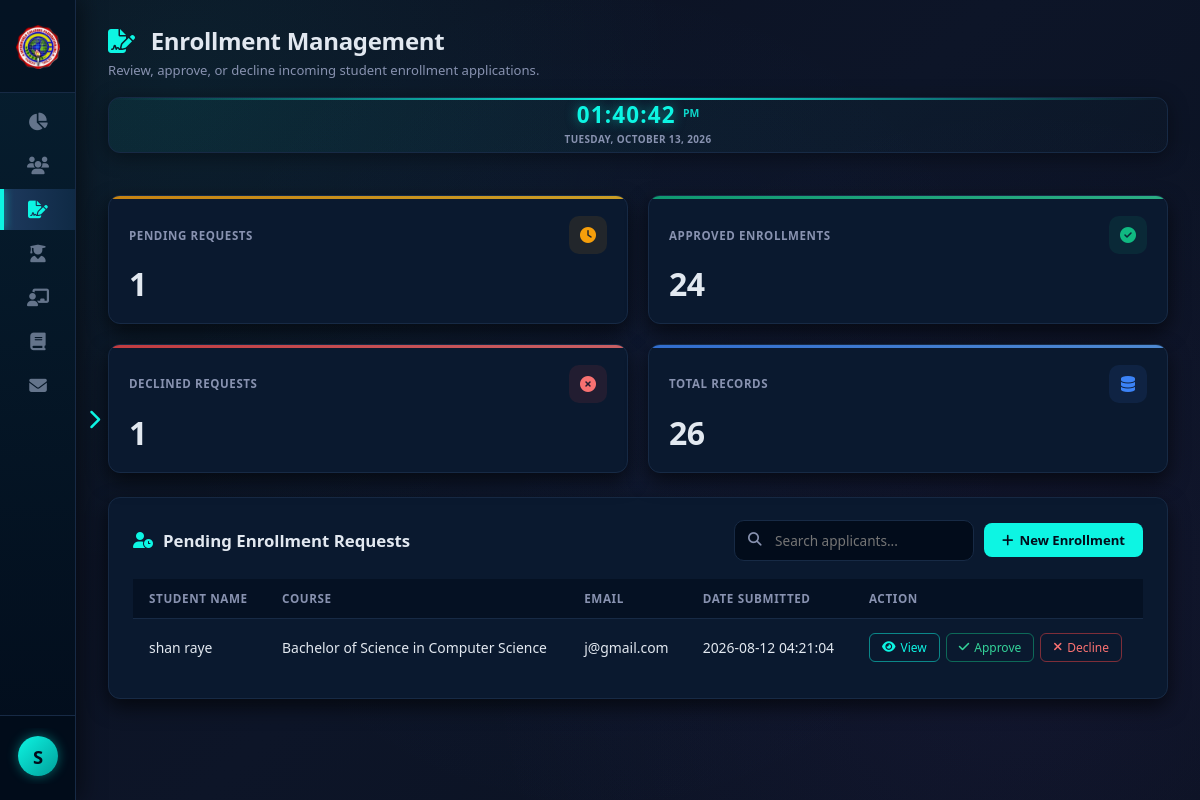
Page /backend/AdminDB/enrollments.php (signed in) on the committed database.
### tables this page shows
CREATE TABLE `enrolled` (
  `student_id` int(11) NOT NULL,
  `student_code` varchar(20) DEFAULT NULL,
  `firstname` varchar(25) NOT NULL,
  `middlename` varchar(25) NOT NULL,
  `lastname` varchar(25) NOT NULL,
  `suffix` varchar(25) NOT NULL,
  `gender` varchar(10) NOT NULL,
  `birthday` date NOT NULL,
  `birthplace` varchar(200) NOT NULL,
  `citizenship` varchar(50) NOT NULL,
  `civilstatus` varchar(25) NOT NULL,
  `employment` varchar(50) NOT NULL,
  `mother` varchar(200) NOT NULL,
  `mphone_number` varchar(11) NOT NULL,
  `father` varchar(200) NOT NULL,
  `fphone_number` varchar(15) NOT NULL,
  `guardian` varchar(200) NOT NULL,
  `gphone_number` varchar(15) NOT NULL,
  `course` varchar(150) NOT NULL,
  `major` varchar(25) NOT NULL,
  `school_address` varchar(200) NOT NULL,
  `academic_year` varchar(200) NOT NULL,
  `scholarship` varchar(50) NOT NULL,
  `full_address` varchar(200) NOT NULL,
  `mobile_number` varchar(11) NOT NULL,
  `email` varchar(200) NOT NULL,
  `ip_address` varchar(45) DEFAULT NULL,
  `last_login` datetime DEFAULT NULL,
  `status` enum('online','offline') DEFAULT 'offline',
  `enrollment_status` enum('pending','approved','declined') DEFAULT 'pending',
  `payment_proof` varchar(255) DEFAULT NULL,
  `requirements_files` text DEFAULT NULL,
  `created_at` timestamp NOT NULL DEFAULT current_timestamp(),
  `subjects_json` text DEFAULT NULL,
  `assessment_json` text DEFAULT NULL,
  `year_level` varchar(50) DEFAULT '',
  `block` varchar(50) DEFAULT '',
  `initial_payment_amount` decimal(12,2) NOT NULL DEFAULT 0.00,
  `initial_payment_method` varchar(50) DEFAULT '',
  `initial_payment_date` date DEFAULT NULL,
  `initial_payment_or` varchar(30) DEFAULT '',
  `initial_payment_gcash` varchar(30) DEFAULT ''
);

### backend/AdminDB/enrollments.php (the view, shortened to what this page needs)
<?php
require 'db.php';
$admin_name = htmlspecialchars($_SESSION['admin_name'] ?? $_SESSION['admin_user']);
$pendingEnrollments = [];
$hasStatusCol = false;
$colCheck = $conn->query("SHOW COLUMNS FROM enrolled LIKE 'enrollment_status'");
if ($colCheck && $colCheck->num_rows > 0) $hasStatusCol = true;
if ($hasStatusCol) {
    $penRes = $conn->query("SELECT * FROM enrolled WHERE enrollment_status = 'pending' ORDER BY created_at DESC");
    if ($penRes) while ($row = $penRes->fetch_assoc()) $pendingEnrollments[] = $row;
}
$pendingCount = count($pendingEnrollments);
$approvedCount = 0; $declinedCount = 0;
if ($hasStatusCol) {
    $r = $conn->query("SELECT COUNT(*) as t FROM enrolled WHERE enrollment_status='approved'");
    if ($r) $approvedCount = $r->fetch_assoc()['t'];
    $r = $conn->query("SELECT COUNT(*) as t FROM enrolled WHERE enrollment_status='declined'");
    if ($r) $declinedCount = $r->fetch_assoc()['t'];
}
$totalEnrolled = 0;
$r = $conn->query("SELECT COUNT(*) as t FROM enrolled");
if ($r) $totalEnrolled = $r->fetch_assoc()['t'];
?>
<!DOCTYPE html>
<html lang="en">
<head>
  <link rel="stylesheet" href="https://cdnjs.cloudflare.com/ajax/libs/font-awesome/6.5.1/css/all.min.css" />
</head>
<body>
  <button class="sidebar-toggle" id="sidebarToggle" onclick="toggleSidebar(event)" title="Toggle Sidebar">
    <i class="fa-solid fa-chevron-right"></i>
  </button>
  <aside class="sidebar" id="sidebar">
    <div class="school-brand" onclick="pinSidebar(event)">
      <div class="school-logo">
        <img src="/WebDev_for_ProgLang/BackGroundimage/ICFLogo.png" alt="ICF Logo" />
      </div>
    </div>
    <ul class="nav-links">
      <li><a href="adminpanel.php" onclick="pinSidebar(event)"><span class="nav-icon"><i class="fa-solid fa-chart-pie"></i></span><span class="nav-label">Overview</span></a></li>
      <li><a href="users.php" onclick="pinSidebar(event)"><span class="nav-icon"><i class="fa-solid fa-users"></i></span><span class="nav-label">Users</span></a></li>
      <li class="active"><a href="enrollments.php" onclick="pinSidebar(event)"><span class="nav-icon"><i class="fa-solid fa-file-signature"></i></span><span class="nav-label">Enrollments</span></a></li>
      <li><a href="enrolled.php" onclick="pinSidebar(event)"><span class="nav-icon"><i class="fa-solid fa-user-graduate"></i></span><span class="nav-label">Enrolled</span></a></li>
      <li><a href="instructor.php" onclick="pinSidebar(event)"><span class="nav-icon"><i class="fa-solid fa-chalkboard-user"></i></span><span class="nav-label">Instructors</span></a></li>
      <li><a href="curriculum.php" onclick="pinSidebar(event)"><span class="nav-icon"><i class="fa-solid fa-book"></i></span><span class="nav-label">Curriculum</span></a></li>
      <li><a href="received-mail.php" onclick="pinSidebar(event)"><span class="nav-icon"><i class="fa-solid fa-envelope"></i></span><span class="nav-label">Received Mail</span></a></li>
    </ul>
    <div class="sidebar-footer">
      <div class="admin-profile-card" id="adminProfileToggle" onclick="onAdminProfileClick(event)">
        <div class="admin-avatar"><?php echo strtoupper(substr($admin_name, 0, 1)); ?></div>
      </div>
    </div>
  </aside>
  <main class="main-content" id="mainContent">
    <header class="top-header">
      <div class="top-header-left">
        <h1><i class="fa-solid fa-file-signature"></i> Enrollment Management</h1>
        <p>Review, approve, or decline incoming student enrollment applications.</p>
      </div>
      <div class="live-clock">
        <div>
          <span class="clock-time" id="liveClockTime">--:--:--</span>
          <span class="clock-ampm" id="liveClockAmPm">--</span>
        </div>
        <div class="clock-date" id="liveClockDate">Loading date...</div>
      </div>
    </header>
    <div class="cards-grid">
      <div class="metric-card">
        <div class="metric-top">
          <span class="metric-label">Pending Requests</span>
          <div class="metric-icon"><i class="fa-solid fa-clock"></i></div>
        </div>
        <div class="metric-value"><?php echo $pendingCount; ?></div>
      </div>
      <div class="metric-card">
        <div class="metric-top">
          <span class="metric-label">Approved Enrollments</span>
          <div class="metric-icon"><i class="fa-solid fa-circle-check"></i></div>
        </div>
        <div class="metric-value"><?php echo $approvedCount; ?></div>
      </div>
      <div class="metric-card">
        <div class="metric-top">
          <span class="metric-label">Declined Requests</span>
          <div class="metric-icon"><i class="fa-solid fa-circle-xmark"></i></div>
        </div>
        <div class="metric-value"><?php echo $declinedCount; ?></div>
      </div>
      <div class="metric-card">
        <div class="metric-top">
          <span class="metric-label">Total Records</span>
          <div class="metric-icon"><i class="fa-solid fa-database"></i></div>
        </div>
        <div class="metric-value"><?php echo $totalEnrolled; ?></div>
      </div>
    </div>
    <div class="table-card">
      <div class="table-header">
        <h2><i class="fa-solid fa-user-clock"></i> Pending Enrollment Requests</h2>
        <div class="table-actions">
          <div class="search-wrap">
            <input type="text" id="userSearchInput" class="section-search" placeholder="Search applicants..." autocomplete="off" />
          </div>
          <a href="create.php"><button class="btn primary"><i class="fa-solid fa-plus"></i> New Enrollment</button></a>
        </div>
      </div>
      <div class="table-wrapper">
        <table id="pendingEnrollmentTable">
          <thead>
            <tr>
              <th>Student Name</th>
              <th>Course</th>
              <th>Email</th>
              <th>Date Submitted</th>
              <th>Action</th>
            </tr>
          </thead>
          <tbody>
            <?php if (count($pendingEnrollments) > 0): ?>
              <?php foreach ($pendingEnrollments as $pen): ?>
              <tr data-record='<?php echo htmlspecialchars(json_encode($pen), ENT_QUOTES, "UTF-8"); ?>'>
                <td><?php echo htmlspecialchars($pen['firstname'] . ' ' . $pen['lastname']); ?></td>
                <td><?php echo htmlspecialchars($pen['course']); ?></td>
                <td><?php echo htmlspecialchars($pen['email']); ?></td>
                <td><?php echo htmlspecialchars($pen['created_at'] ?? 'N/A'); ?></td>
                <td>
                  <div class="action-group">
                    <button class="btn-action view" onclick="openEnrollmentViewModal(this)">
                      <i class="fa-solid fa-eye"></i> View
                    </button>
                    <button class="btn-action btn-send" onclick="openAcceptModal(this)">
                      <i class="fa-solid fa-check"></i> Approve
                    </button>
                    <a href="enrollments.php?decline_enrollment=<?php echo $pen['student_id']; ?>"
                       onclick="return confirm('Decline this enrollment request?')">
                      <button class="btn-action decline"><i class="fa-solid fa-xmark"></i> Decline</button>
                    </a>
                  </div>
                </td>
              </tr>
              <?php endforeach; ?>
            <?php else: ?>
              <tr><td colspan="5" style="text-align:center; color:#8892b0; padding:40px;">No pending enrollment requests</td></tr>
            <?php endif; ?>
          </tbody>
        </table>
      </div>
    </div>
  </main>
</body>
</html>

### rows in the picture
enrolled: firstname+lastname "shan raye", course "Bachelor of Science in Computer Science", email "j@gmail.com", created_at "2026-08-12 04:21:04"

### other values in the picture
substr($admin_name, 0, 1) "S"
$pendingCount "1"
$approvedCount "24"
$declinedCount "1"
$totalEnrolled "26"
